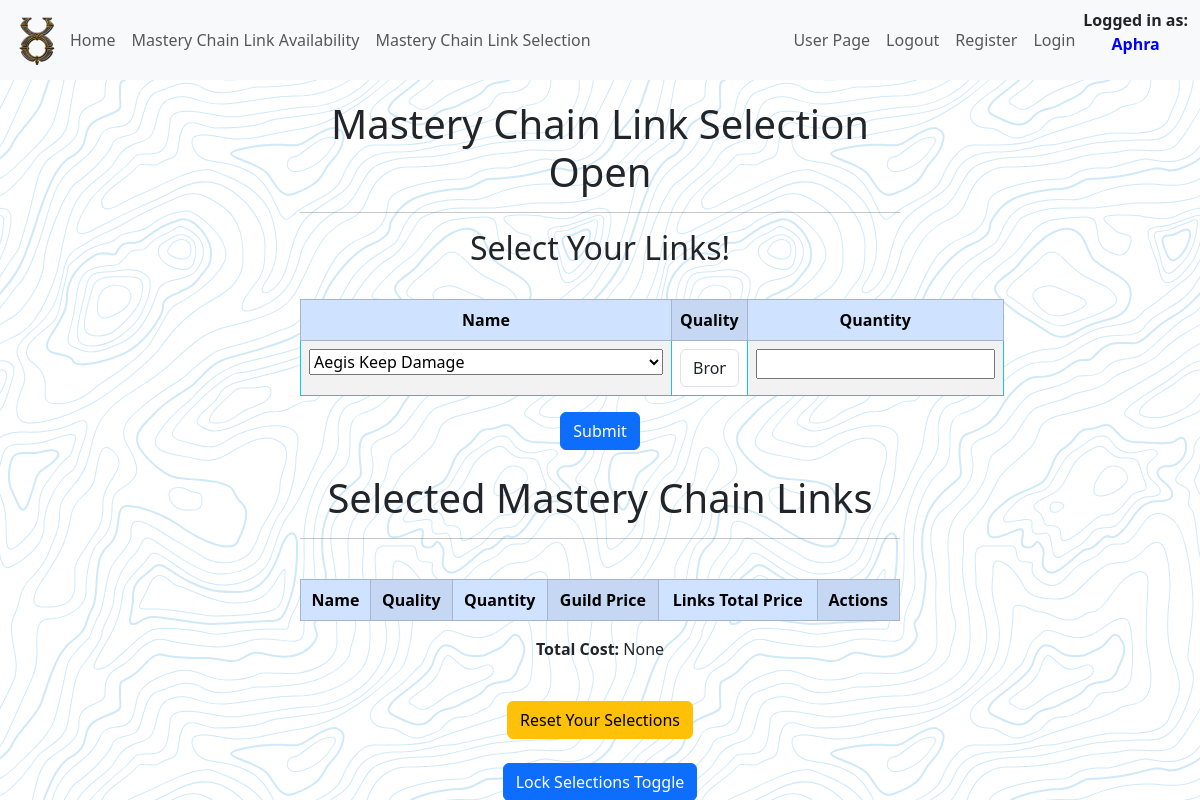
Page /selections (signed in) on the earlier database version.
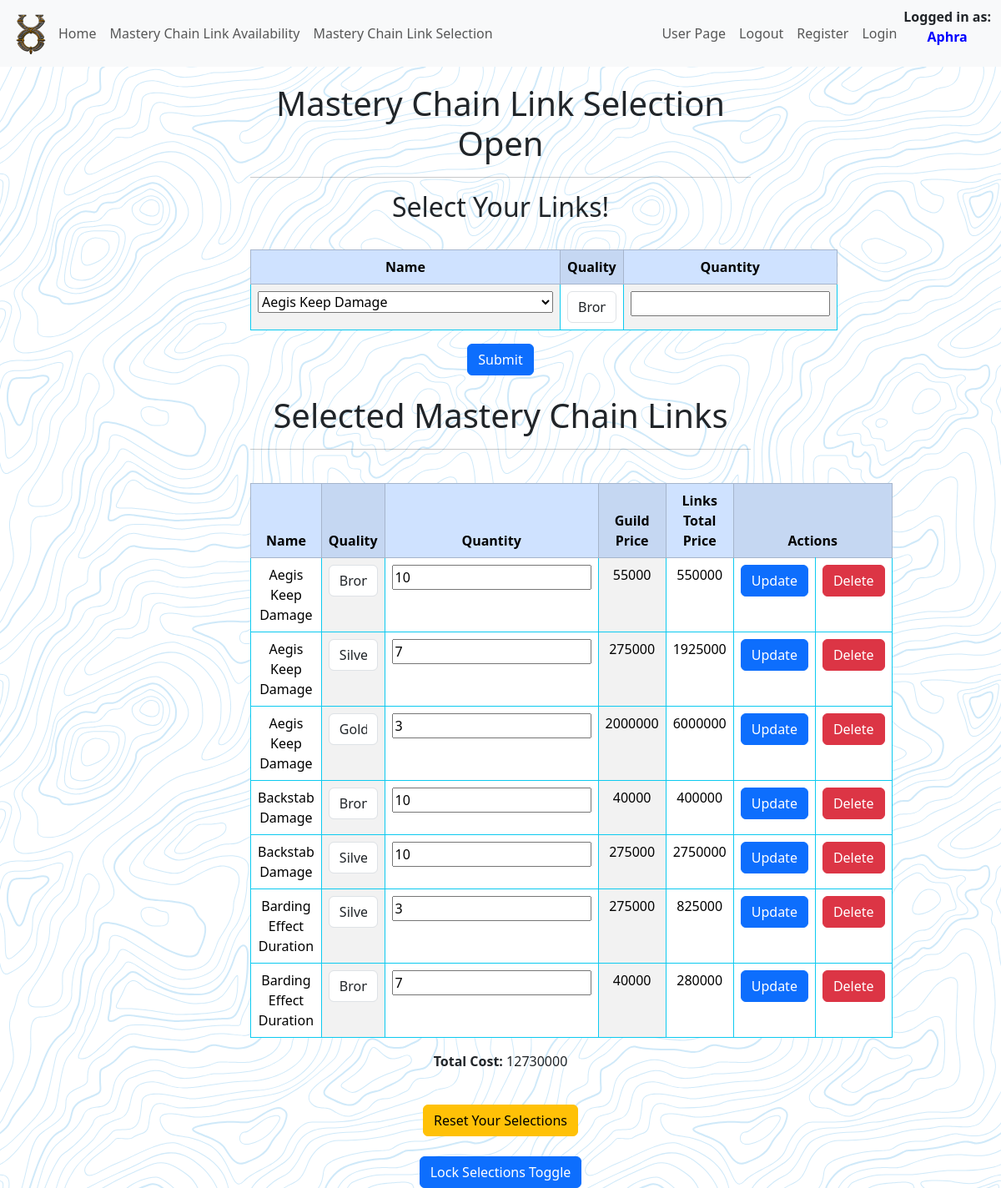
Same page on the later database version.
### tables this page shows
CREATE TABLE users (
    id INTEGER PRIMARY KEY AUTOINCREMENT,
    username TEXT NOT NULL,
    password TEXT NOT NULL,
    is_admin INTEGER NOT NULL DEFAULT 0
, sel_lock BOOLEAN DEFAULT (0) NOT NULL, display_name TEXT);

CREATE TABLE selections (
	id INTEGER NOT NULL PRIMARY KEY AUTOINCREMENT,
	mclink_id INTEGER NOT NULL,
	s_quantity INTEGER NOT NULL
, user_id INTEGER NOT NULL, links_total INTEGER NOT NULL);

CREATE TABLE "mclinks" (
    id INTEGER PRIMARY KEY AUTOINCREMENT NOT NULL,
    name TEXT NOT NULL,
    quality TEXT NOT NULL,
    quantity INTEGER NOT NULL,
    market_price INTEGER NOT NULL,
    guild_price INTEGER NOT NULL
);

### app.py (the view)
@app.route('/selections', methods=['GET', 'POST'])
def selections():
    user_data = get_user_data()
    user_id = user_data['id']
    conn, cursor = connect_to_database('uonew.db')
    cursor.execute("SELECT DISTINCT name FROM mclinks;")
    unique_names = cursor.fetchall()
    cursor.execute("SELECT SUM(links_total) FROM selections WHERE user_id=?", (user_id,))
    total_links_total = cursor.fetchone()[0]
    conn.close()
    selections_data = select_selections(user_id)
    return render_template('selections.html', unique_names=unique_names, selections_data=selections_data, total_links_total=total_links_total)

### app.py (called while the page is built)
@app.before_request
def authentication():
    if 'id' in session:
        user_data = get_user_data()
        selection_toggle = check_selection_toggle()
        g.is_admin = user_data['is_admin']
        g.sel_lock = user_data['sel_lock']
        g.display_name = user_data['display_name']
        g.selection_toggle = selection_toggle['selections_toggle']

### helpers.py (called while the page is built)
def connect_to_database(database_name):
    conn = sqlite3.connect(database_name)
    conn.row_factory = sqlite3.Row
    cursor = conn.cursor()
    return conn, cursor

### selections.py (called while the page is built)
def select_selections(user_id=None):
    conn, cursor = connect_to_database('uonew.db')
    if user_id:
        cursor.execute("SELECT * FROM selections INNER JOIN mclinks ON selections.mclink_id = mclinks.id WHERE selections.user_id = ?", (user_id,))
    else:
        cursor.execute("SELECT * FROM selections INNER JOIN mclinks ON selections.mclink_id = mclinks.id")
    selections_data = cursor.fetchall()
    conn.close()
    return selections_data

def check_selection_toggle():
    conn, cursor = connect_to_database('uonew.db')
    cursor.execute("SELECT selections_toggle FROM global")
    selection_toggle = cursor.fetchone()
    conn.close()
    return selection_toggle

### users.py (called while the page is built)
def get_user_data():
    conn, cursor = connect_to_database('uonew.db')
    user_id = session.get('id')
    cursor.execute("SELECT * FROM users WHERE id = ?", (user_id,))
    user_data = cursor.fetchone()
    conn.close()
    return user_data

### templates/selections.html (shortened to what this page needs)
{% extends "index.html" %}
{% block nav %}
    <nav class="navbar navbar-expand-lg bg-body-tertiary fixed-top">
        <div class="container-fluid">
            <img src="{{ url_for('static', filename='images/uo.png') }}" alt="UO Icon" class="small-image">
            <div class="collapse navbar-collapse" id="navbarSupportedContent">
                <ul class="navbar-nav me-auto mb-2 mb-lg-0">
                    {% if 'id' in session %}
                        <li class="nav-item">
                            <a class="nav-link" href="ma">Home</a>
                        </li>
                        <li class="nav-item">
                            <a class="nav-link" href="mclinks">Mastery Chain Link Availability</a>
                        </li>
                        <li class="nav-item">
                            <a class="nav-link" href="selections">Mastery Chain Link Selection</a>
                        </li>
                    {% endif %}
                </ul>
                <ul class="navbar-nav mb-2 mb-lg-0 right-align">
                    {% if 'id' in session %}
                        <li class="nav-item">
                            <a class="nav-link" href="user">User Page</a>
                        </li>
                        <li class="nav-item">
                            <a class="nav-link" onclick="return confirm('Are you sure?')" href="{{ url_for('logout') }}">Logout</a>
                        </li>
                    {% endif %}
                    <li class="nav-item">
                        <a class="nav-link" href="register">Register</a>
                    </li>
                    <li class="nav-item">
                        <a class="nav-link" href="login">Login</a>
                    </li>
                </ul>
            </div>
            <b class="nav-item">Logged in as: <p style="color:blue; text-align:center;">{{ g.display_name }}</p></b>
        </div>
    </nav>
{% endblock %}
{% block content %}
<div class="spacer"></div>
{% if g.selection_toggle == 0 %}
<div class="mclinks_table">
    <br>
    <h1>MASTERY LINK SELECTIONS ARE CLOSED</h1>
</div>
{% else %}
<div class="mclinks_table">
    {% if g.sel_lock == 0 %}
    <h1>Mastery Chain Link Selection Open</h1>
    <hr>
    <h2>Select Your Links!</h2>
    <br>
    <table class="table table-striped-columns table-hover table-bordered border-info">
        <thead class="table-primary">
            <tr>
                <th>Name</th>
                <th>Quality</th>
                <th>Quantity</th>
            </tr>
        </thead>
        <tbody>
            <tr>
                <form action="/add_selection" method="POST">
                    <td>
                        <select name="name">
                            {% for name in unique_names %}
                            <option>{{ name[0] }}</option>
                            {% endfor %}
                        </select>
                    </td>
                    <td>
                        <select class="form-control" name="quality" id="quality">
                            <option>Bronze</option>
                        </select>
                    </td>
                    <td><input type="number" name="quantity"></td>
            </tr>
        </tbody>
    </table>
    <button type="submit" class="btn btn-primary" onclick="return confirm('Are you sure?')">Submit</button>
</div>
<br>
<div class="mclinks_table">
    <h1>Selected Mastery Chain Links</h1>
    <hr>
    <br>
    <table class="table table-striped-columns table-hover table-bordered border-info">
        <thead class="table-primary">
            <tr>
                <th>Name</th>
                <th>Quality</th>
                <th>Quantity</th>
                <th>Guild Price</th>
                <th>Links Total Price</th>
                <th colspan="2"><b>Actions</b></th>
            </tr>
        </thead>
        <tbody>
    {% for selection in selections_data %}
                <form action="/update_user_selection" method="post">
                    <tr>
                        <td>{{ selection['name'] }}</td>
                        <td>
                            <select class="form-control" name="quality" id="quality">
                                <option {% if selection['quality'] == 'Bronze' %} selected {% endif %}>Bronze</option>
                                <option {% if selection['quality'] == 'Silver' %} selected {% endif %}>Silver</option>
                                <option {% if selection['quality'] == 'Gold' %} selected {% endif %}>Gold</option>
                            </select>
                        </td>
                        <td><input type="number" name="quantity" value="{{ selection['s_quantity'] }}"></td>
                        <td>{{ selection['guild_price'] }}</td>
                        <td>{{ selection['links_total'] }}</td>
                        <td><button type="submit" class="btn btn-primary" onclick="return confirm('Are you sure?')">Update</button></td>
                </form>
                <form action="/delete_user_selection" method="post">
                <td><button type="submit" class="btn btn-danger" onclick="return confirm('Are you sure?')">Delete</button></td>
                </form>
        {% endfor %}
        </tbody>
    </table>
    <p><input type="hidden" name="total"><b>Total Cost:</b> {{ total_links_total }}</p>
    <br>
    <form action="/reset_user_selections" method="POST">
        <button type="submit" class="btn btn-warning" onclick="return confirm('Are you sure? This will wipe all your selections')">Reset Your Selections</button>
    </form>
</div>
{% endif %}
<br>
<form class="user_lock_sel" action="/user_selection_toggle" method="POST">
    <button type="submit" class="btn btn-primary" onclick="return confirm('Are you sure? You can toggle this on/off')">Lock Selections Toggle</button>
</form>
{% endif %}
{% endblock %}

### templates/index.html (shortened to what this page needs)
<!DOCTYPE html>
<html lang="en">
<head>
    <link href="https://cdn.jsdelivr.net/npm/bootstrap@5.3.2/dist/css/bootstrap.min.css" rel="stylesheet">
    <link rel="stylesheet" type="text/css" href="{{ url_for('static', filename='style.css') }}">
    <link href="https://cdn.jsdelivr.net/npm/bootstrap-table@1.22.3/dist/bootstrap-table.min.css" rel="stylesheet">
</head>
<body>
    <header>
        <nav>
            {% block nav %}{% endblock %}
        </nav>
    </header>
    <main>
        {% block content %}{% endblock %}
    </main>
</body>
</html>

Differences in the rows shown:
added selections: name "Aegis Keep Damage", quality "Bronze", quantity "10", guild_price "55000", links_total "550000"
added selections: name "Aegis Keep Damage", quality "Silver", quantity "7", guild_price "275000", links_total "1925000"
added selections: name "Aegis Keep Damage", quality "Gold", quantity "3", guild_price "2000000", links_total "6000000"
added selections: name "Backstab Damage", quality "Bronze", quantity "10", guild_price "40000", links_total "400000"
added selections: name "Backstab Damage", quality "Silver", quantity "10", guild_price "275000", links_total "2750000"
added selections: name "Barding Effect Duration", quality "Silver", quantity "3", guild_price "275000", links_total "825000"
added selections: name "Barding Effect Duration", quality "Bronze", quantity "7", guild_price "40000", links_total "280000"
Other differences:
{{ total_links_total }}: "None" → "12730000"
